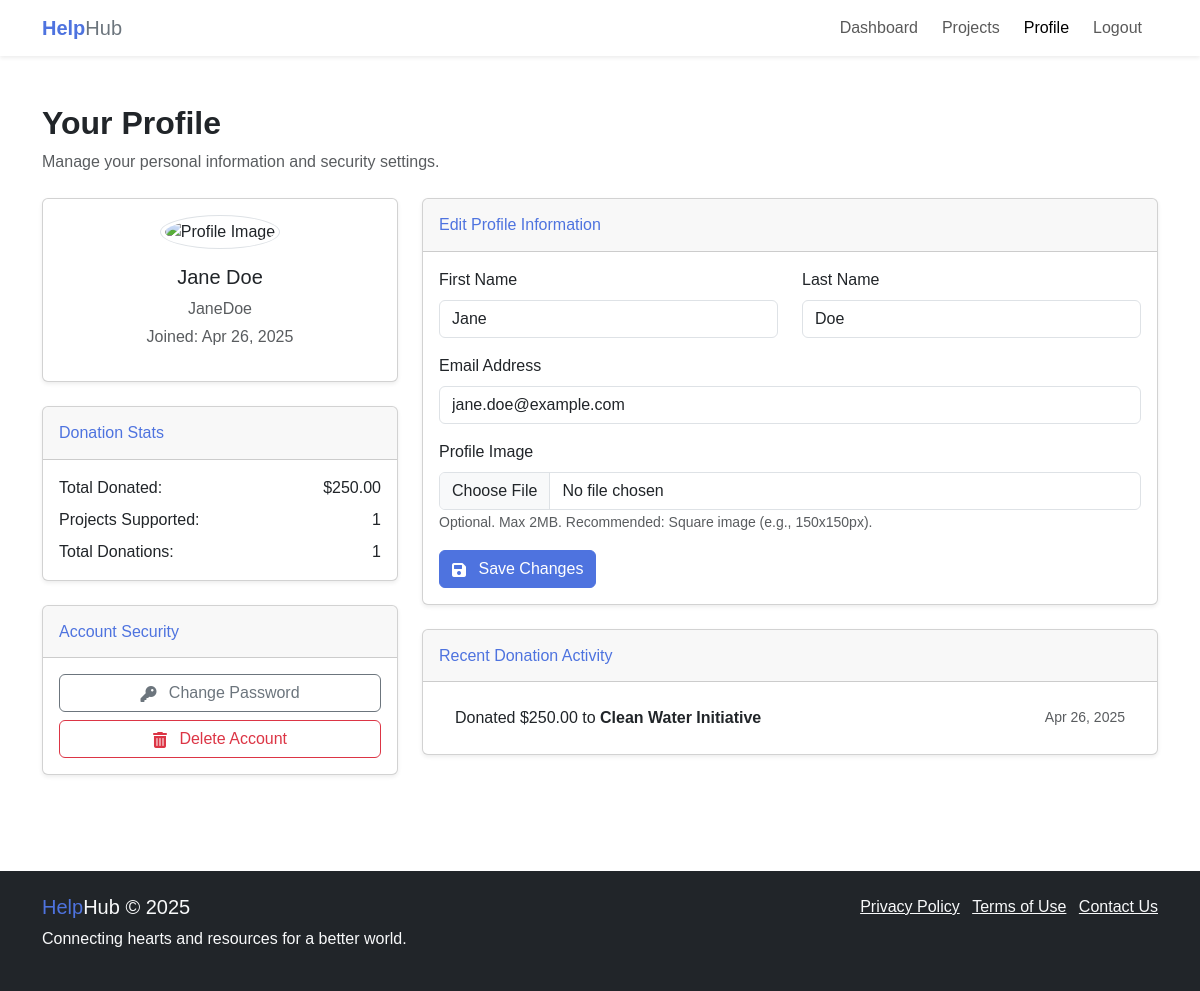
Screenshot of /profile-donor.php (signed in) with the database file from the repository.
### tables this page shows
CREATE TABLE IF NOT EXISTS donor (
    donor_id INT AUTO_INCREMENT PRIMARY KEY,
    name VARCHAR(50) NOT NULL,
    surname VARCHAR(50) NOT NULL,
    ctn VARCHAR(8) NOT NULL UNIQUE,
    pseudo VARCHAR(50) NOT NULL UNIQUE,
    password VARCHAR(60) NOT NULL,
    email VARCHAR(100) NOT NULL UNIQUE,
    profile_image VARCHAR(100),
    created_at TIMESTAMP DEFAULT CURRENT_TIMESTAMP
);

CREATE TABLE IF NOT EXISTS donation (
    donation_id INT AUTO_INCREMENT PRIMARY KEY,
    donor_id INT NOT NULL,
    project_id INT NOT NULL,
    amount DECIMAL(10,2) NOT NULL,
    anonymous BOOLEAN DEFAULT FALSE,
    donation_date TIMESTAMP DEFAULT CURRENT_TIMESTAMP,
    FOREIGN KEY (donor_id) REFERENCES donor(donor_id) ON DELETE CASCADE,
    FOREIGN KEY (project_id) REFERENCES project(project_id) ON DELETE CASCADE
);

CREATE TABLE IF NOT EXISTS project (
    project_id INT AUTO_INCREMENT PRIMARY KEY,
    assoc_id INT NOT NULL,
    title VARCHAR(100) NOT NULL,
    description TEXT NOT NULL,
    category VARCHAR(30) NOT NULL,
    goal_amount DECIMAL(10,2) NOT NULL,
    current_amount DECIMAL(10,2) DEFAULT 0,
    start_date DATE NOT NULL,
    end_date DATE NOT NULL,
    image_path VARCHAR(100),
    status VARCHAR(20) DEFAULT 'active',
    created_at TIMESTAMP DEFAULT CURRENT_TIMESTAMP,
    FOREIGN KEY (assoc_id) REFERENCES association(assoc_id) ON DELETE CASCADE
);

### profile-donor.php (the view, shortened to what this page needs)
<?php
require_once 'backend/db.php';
$donor_id = $_SESSION['user_id'];
try {
    $pdo->query("SELECT 1");
    $stmt = $pdo->prepare("SELECT name, surname, email, ctn, pseudo, created_at, profile_image FROM donor WHERE donor_id = ?");
    $stmt->execute([$donor_id]);
    $donor = $stmt->fetch(PDO::FETCH_ASSOC);
    $stmt = $pdo->prepare("
        SELECT
            COUNT(DISTINCT d.project_id) as projects_supported,
            SUM(d.amount) as total_donated,
            COUNT(d.donation_id) as total_donations
        FROM donation d
        WHERE d.donor_id = ?
    ");
    $stmt->execute([$donor_id]);
    $donation_stats = $stmt->fetch(PDO::FETCH_ASSOC);
    $stmt = $pdo->prepare("
        SELECT p.title, d.amount, d.donation_date, d.anonymous
        FROM donation d
        JOIN project p ON d.project_id = p.project_id
        WHERE d.donor_id = ?
        ORDER BY d.donation_date DESC
        LIMIT 5
    ");
    $stmt->execute([$donor_id]);
    $recent_donations = $stmt->fetchAll(PDO::FETCH_ASSOC);
} catch (PDOException $e) {
    $error_message = "Database error: Could not load profile data.";
    error_log("Donor Profile Load Error: " . $e->getMessage());
    $donor = [];
    $donation_stats = ['projects_supported' => 0, 'total_donated' => 0, 'total_donations' => 0];
    $recent_donations = [];
    $debug_message = "PDO Error: " . $e->getMessage();
}
$profile_image = $donor['profile_image'] ?? 'assets/default-avatar.png';
?>
<!DOCTYPE html>
<html lang="en">
<head>
    <link href="https://cdn.jsdelivr.net/npm/bootstrap@5.3.0/dist/css/bootstrap.min.css" rel="stylesheet">
    <link rel="stylesheet" href="https://cdnjs.cloudflare.com/ajax/libs/font-awesome/6.0.0/css/all.min.css">
    <link rel="stylesheet" href="style.css">
</head>
<body>
    <nav class="navbar navbar-expand-lg navbar-light bg-white shadow-sm">
        <div class="container">
            <a class="navbar-brand" href="dashboard-donor.php">
                <span class="text-primary fw-bold">Help</span><span class="text-secondary">Hub</span>
            </a>
            <div class="collapse navbar-collapse" id="navbarNav">
                <ul class="navbar-nav ms-auto">
                    <li class="nav-item">
                        <a class="nav-link" href="dashboard-donor.php">Dashboard</a>
                    </li>
                    <li class="nav-item">
                        <a class="nav-link" href="projects.php">Projects</a>
                    </li>
                    <li class="nav-item">
                        <a class="nav-link active" href="profile-donor.php">Profile</a>
                    </li>
                    <li class="nav-item">
                        <a class="nav-link" href="backend/auth/logout.php">Logout</a>
                    </li>
                </ul>
            </div>
        </div>
    </nav>
    <section class="py-5">
        <div class="container">
            <div class="mb-4">
                <h2 class="fw-bold">Your Profile</h2>
                <p class="text-muted">Manage your personal information and security settings.</p>
            </div>
            <div class="row g-4">
                <div class="col-lg-4">
                    <div class="card shadow-sm mb-4 text-center">
                        <div class="card-body">
                            <img src="<?php echo htmlspecialchars($profile_image); ?>" alt="Profile Image" class="profile-image img-thumbnail mb-3">
                            <h5 class="card-title"><?php echo htmlspecialchars($donor['name'] . ' ' . $donor['surname']); ?></h5>
                            <p class="text-muted mb-1"><?php echo htmlspecialchars($donor['pseudo']); ?></p>
                            <p class="text-muted">Joined: <?php echo date('M j, Y', strtotime($donor['created_at'])); ?></p>
                        </div>
                    </div>
                    <div class="card shadow-sm mb-4">
                        <div class="card-header py-3">
                            <h6 class="m-0 font-weight-bold text-primary">Donation Stats</h6>
                        </div>
                        <div class="card-body">
                            <div class="d-flex justify-content-between mb-2">
                                <span>Total Donated:</span>
                                <span>$<?php echo number_format($donation_stats['total_donated'] ?? 0, 2); ?></span>
                            </div>
                            <div class="d-flex justify-content-between mb-2">
                                <span>Projects Supported:</span>
                                <span><?php echo $donation_stats['projects_supported'] ?? 0; ?></span>
                            </div>
                            <div class="d-flex justify-content-between">
                                <span>Total Donations:</span>
                                <span><?php echo $donation_stats['total_donations'] ?? 0; ?></span>
                            </div>
                        </div>
                    </div>
                    <div class="card shadow-sm">
                        <div class="card-header py-3">
                            <h6 class="m-0 font-weight-bold text-primary">Account Security</h6>
                        </div>
                        <div class="card-body">
                            <button class="btn btn-outline-secondary w-100 mb-2" data-bs-toggle="modal" data-bs-target="#changePasswordModal">
                                <i class="fas fa-key me-2"></i> Change Password
                            </button>
                            <button class="btn btn-outline-danger w-100" data-bs-toggle="modal" data-bs-target="#deleteAccountModal">
                                <i class="fas fa-trash-alt me-2"></i> Delete Account
                            </button>
                        </div>
                    </div>
                </div>
                <div class="col-lg-8">
                    <div class="card shadow-sm mb-4">
                        <div class="card-header py-3">
                            <h6 class="m-0 font-weight-bold text-primary">Edit Profile Information</h6>
                        </div>
                        <div class="card-body">
                            <form id="donorProfileForm" action="backend/donor/update_profile.php" method="post" enctype="multipart/form-data">
                                <div class="row mb-3">
                                    <div class="col-md-6">
                                        <label for="donorName" class="form-label">First Name</label>
                                        <input type="text" class="form-control" id="donorName" name="name" value="<?php echo htmlspecialchars($donor['name']); ?>" required>
                                    </div>
                                    <div class="col-md-6">
                                        <label for="donorSurname" class="form-label">Last Name</label>
                                        <input type="text" class="form-control" id="donorSurname" name="surname" value="<?php echo htmlspecialchars($donor['surname']); ?>" required>
                                    </div>
                                </div>
                                <div class="mb-3">
                                    <label for="donorEmail" class="form-label">Email Address</label>
                                    <input type="email" class="form-control" id="donorEmail" name="email" value="<?php echo htmlspecialchars($donor['email']); ?>" required>
                                </div>
                                <div class="mb-3">
                                    <label for="profileImage" class="form-label">Profile Image</label>
                                    <input type="file" class="form-control" id="profileImage" name="profile_image" accept="image/png, image/jpeg, image/gif">
                                    <small class="form-text text-muted">Optional. Max 2MB. Recommended: Square image (e.g., 150x150px).</small>
                                </div>
                                <button type="submit" class="btn btn-primary">
                                    <i class="fas fa-save me-2"></i> Save Changes
                                </button>
                            </form>
                        </div>
                    </div>
                    <div class="card shadow-sm">
                        <div class="card-header py-3">
                            <h6 class="m-0 font-weight-bold text-primary">Recent Donation Activity</h6>
                        </div>
                        <div class="card-body">
                            <?php if (empty($recent_donations)): ?>
                                <p class="text-muted">No recent donations found.</p>
                            <?php else: ?>
                                <ul class="list-group list-group-flush">
                                    <?php foreach ($recent_donations as $donation): ?>
                                        <li class="list-group-item d-flex justify-content-between align-items-center">
                                            <span>
                                                Donated $<?php echo number_format($donation['amount'], 2); ?> to
                                                <strong><?php echo htmlspecialchars($donation['title']); ?></strong>
                                            </span>
                                            <small class="text-muted"><?php echo date('M j, Y', strtotime($donation['donation_date'])); ?></small>
                                        </li>
                                    <?php endforeach; ?>
                                </ul>
                            <?php endif; ?>
                        </div>
                    </div>
                </div>
            </div>
        </div>
    </section>
    <footer class="bg-dark text-light py-4 mt-5">
        <div class="container">
            <div class="row">
                <div class="col-md-6">
                    <h5><span class="text-primary">Help</span><span class="text-light">Hub</span> © <?php echo date("Y"); ?></h5>
                    <p>Connecting hearts and resources for a better world.</p>
                </div>
                <div class="col-md-6 text-md-end">
                    <ul class="list-inline mb-0">
                        <li class="list-inline-item"><a href="privacy-policy.html" class="text-light">Privacy Policy</a></li>
                        <li class="list-inline-item"><a href="terms-of-use.html" class="text-light">Terms of Use</a></li>
                        <li class="list-inline-item"><a href="contact.html" class="text-light">Contact Us</a></li>
                    </ul>
                </div>
            </div>
        </div>
    </footer>
</body>
</html>

### style.css (style rules this page uses)
:root { --primary-color: #4e73df; --primary-dark: #3a56a5; --secondary-color: #5a5c69; --accent-color: #f6c23e; --success-color: #1cc88a; --success-dark: #169e6c; --info-color: #36b9cc; --info-dark: #2a8f9e; --warning-color: #f6c23e; --warning-dark: #d1a02c; --danger-color: #e74a3b; --danger-dark: #c73e31; --light-color: #f8f9fc; --dark-color: #5a5c69; --white-color: #fff; --primary-light: rgba(78, 115, 223, 0.1); --success-light: rgba(28, 200, 138, 0.1); --info-light: rgba(54, 185, 204, 0.1); --warning-light: rgba(246, 194, 62, 0.1); --danger-light: rgba(231, 74, 59, 0.1); }
body { font-family: 'Nunito', sans-serif; }
.card { transition: all 0.3s ease-in-out; box-shadow: 0 0.125rem 0.25rem rgba(0, 0, 0, 0.075); }
.text-primary { color: var(--primary-color) !important; }
.btn-primary { background-color: var(--primary-color); border-color: var(--primary-color); }
.profile-image { width: 100px; height: 100px; object-fit: cover; border-radius: 50%; margin: 0 auto 1rem; }
.btn { padding: 0.375rem 0.75rem; }
.nav-item { margin-right: 0.5rem; }
i.fas, i.fab { vertical-align: -0.125em; }
.mb-3 { margin-bottom: 1rem !important; }
.navbar-collapse { display: none; }
@media (min-width: 992px) { .navbar-collapse { display: flex !important; } }

### rows the page displays
donor: name+surname "Jane Doe", pseudo "JaneDoe", created_at "Apr 26, 2025", name "Jane", surname "Doe", email "jane.doe@example.com"
donation: amount "250.00", project.title "Clean Water Initiative", donation_date "Apr 26, 2025"

### other values shown
$donation_stats['total_donated'] "250.00"
$donation_stats['projects_supported'] "1"
$donation_stats['total_donations'] "1"
